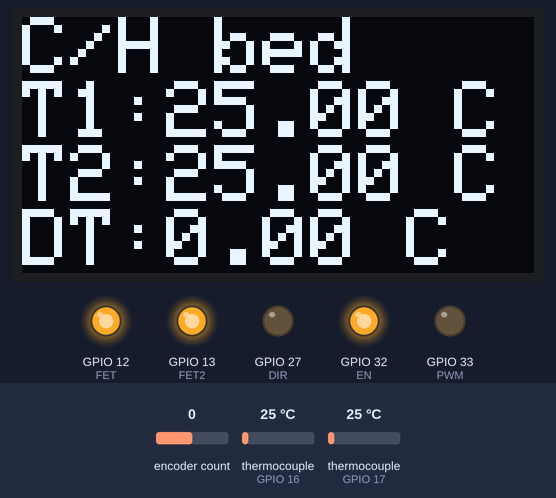
A sketch run on a simulated ESP32. On the bench: 128×64 one-colour display, output pins drawn as LEDs (lit = HIGH). The inputs (shaded band) are chosen by the test bench; at power-on: encoder count 0, thermocouple (sensors on GPIO 16, GPIO 17) 25 °C. What the sketch prints to the serial monitor is not drawn.

Above: at 4.2 s.
4.3 s: encoder count set to 1
At 5.0 s:
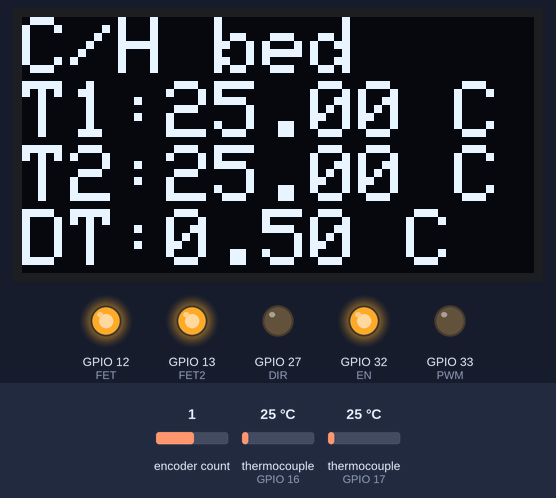
5.8 s: thermocouple (sensor on GPIO 16) set to 6 °C
At 6.6 s:
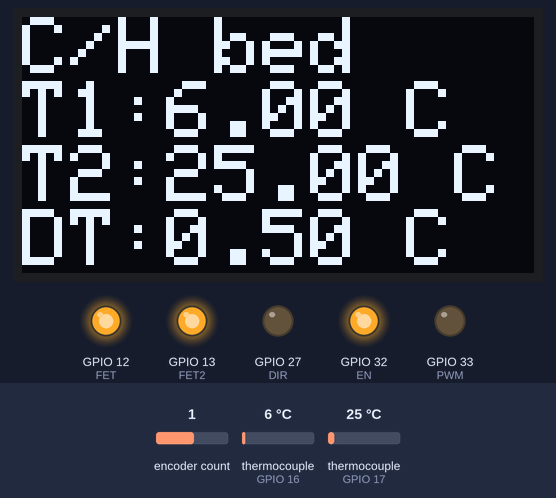
7.3 s: thermocouple (sensor on GPIO 17) set to 6 °C
At 8.1 s:
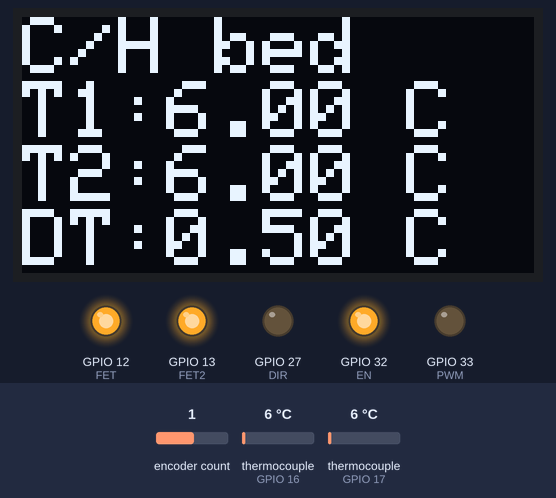
8.8 s: encoder count set to 2
At 9.5 s:
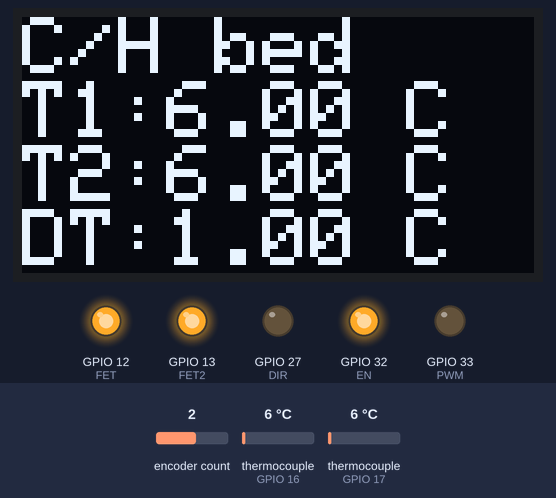
10.3 s: thermocouple (sensor on GPIO 16) set to 75 °C
At 10.9 s:
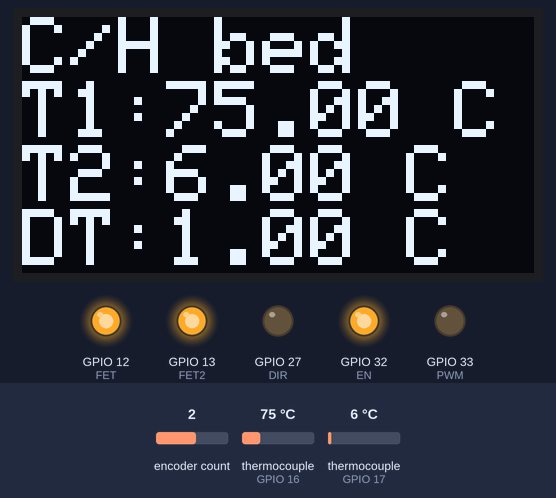
11.8 s: thermocouple (sensor on GPIO 17) set to 75 °C
At 12.5 s:
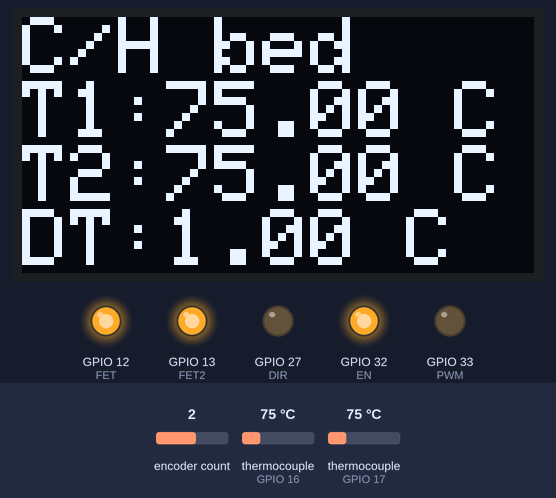
Timing chart, 0 to 14.3 s (numbered marks = the images above; inputs shaded):
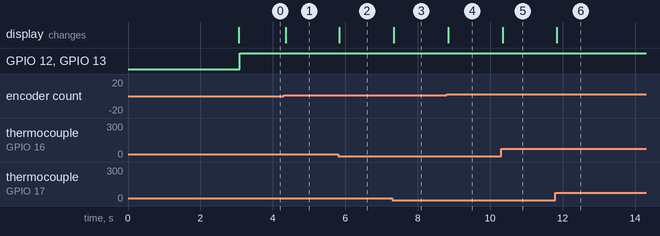

The sketch:

Cold_bed_2.ino
```cpp
#include <Arduino.h>
#include <analogWrite.h>
#include <SPI.h>
#include "Adafruit_MAX31855.h"
#include <Encoder.h>
#include <Wire.h>
#include <Adafruit_GFX.h>
#include <Adafruit_SSD1306.h>


//Encoder and encoder switch variables

Encoder knob(34, 35);
const int encoder_SW = 14;

//OLED display

#define SCREEN_WIDTH 128 // OLED display width, in pixels
#define SCREEN_HEIGHT 64 // OLED display height, in pixels

// Declaration for an SSD1306 display connected to I2C (SDA, SCL pins)
#define OLED_RESET     -1 // Reset pin # (or -1 if sharing Arduino reset pin)

Adafruit_SSD1306 display(SCREEN_WIDTH, SCREEN_HEIGHT, &Wire, OLED_RESET);

// Creating a thermocouple instance with software SPI on any three
// digital IO pins.
#define MAXDO   19
#define MAXCS  16 // CS pin Thermocouple 1
#define MAXCLK  5
#define MAXCS2  17 // CS pin Thermocouple 2

// initialize the Thermocouple 1
Adafruit_MAX31855 thermocouple(MAXCLK, MAXCS, MAXDO);

// initialize the Thermocouple 2
Adafruit_MAX31855 thermocouple2(MAXCLK, MAXCS2, MAXDO);

// L9958XP driver pins
int DIR = 27;
int PWM = 33;
//int DI = 15; // Disable pin connected to GND
int EN = 32;

//Temperaure variables
double c;
double c2;
double old_c2;
double nan_c2;

double sp;

int FET = 12;
int FET2 = 13;


void setup()
{
  ledcSetup(PWM, 5, 8);

  pinMode(DIR, OUTPUT);
  pinMode(PWM, OUTPUT);
  //pinMode(DI, OUTPUT);
  pinMode(EN, OUTPUT);

  digitalWrite(EN, HIGH);
  //digitalWrite(DI, LOW);

  pinMode(FET, OUTPUT);
  pinMode(FET2, OUTPUT);

  digitalWrite(FET, LOW);
  digitalWrite(FET2, LOW);

  pinMode(encoder_SW, INPUT_PULLUP);

  Serial.begin(56000);

    Serial.print("Initializing sensor...");
  if (!thermocouple.begin()) {
    Serial.println("ERROR.");
    while (1) delay(10);
  }


    Serial.print("Initializing sensor 2...");
  if (!thermocouple2.begin()) {
    Serial.println("ERROR.");
    while (1) delay(10);
  }
  Serial.println("DONE.");
  Serial.println("CLEARDATA");

  display.begin(SSD1306_SWITCHCAPVCC, 0x3C);
  delay(1000);
  display.clearDisplay();

  delay(2000);
}

void loop()
{

  sp = knob.read()*0.125;
  c = thermocouple.readCelsius();
  c2 = thermocouple2.readCelsius();
  if (isnan(c2))
    {
        return;
    }
  else
  {
    OLED_display();
  //  Serial.print("DATA,TIME,");
  //  Serial.print(millis());
  //  Serial.print(",");
    //Serial.println(c2);
  }

  while(sp <= c2 && sp < 19) // while the temperature is higher than the setpoint Heat extraction ON and Peltier ON
  {
      sp = knob.read()*0.125;
      c = thermocouple.readCelsius();
      c2 = thermocouple2.readCelsius();
      OLED_display();
      cool();
//      Serial.print("DATA,TIME,");
//      Serial.print(millis());
//      Serial.print(",");
      //Serial.println(c2);
  }

  while(sp > c2 && sp < 19) // while the temperature is lower than the setpoint Heat extraction ON and Peltier OFF
  {
      sp = knob.read()*0.125;
      c = thermocouple.readCelsius();
      c2 = thermocouple2.readCelsius();
      OLED_display();
      stop_cooling();
//      Serial.print("DATA,TIME,");
//      Serial.print(millis());
//      Serial.print(",");
      //Serial.println(c2);
  }

  while(sp <= c2 && sp >= 19) // while the temperature is lower than the setpoint Heat extraction OFF and Peltier OFF
  {
      sp = knob.read()*0.125;
      c = thermocouple.readCelsius();
      c2 = thermocouple2.readCelsius();
      if (isnan(c2))
      {
        return;
      }
      else
      {
      OLED_display();
      stop_heating();
//      Serial.print("DATA,TIME,");
//      Serial.print(millis());
//      Serial.print(",");
      //Serial.println(c2);
      }
  }

  while(sp > c2 && sp >= 19) // while the temperature is lower than the setpoint Heat extraction OFF and Peltier ON (Low PWM value)
  {
      sp = knob.read()*0.125;
      c = thermocouple.readCelsius();
      c2 = thermocouple2.readCelsius();
      if (isnan(c2))
      {
        return;
      }
      else
      {
        OLED_display();
        heat(24);//23-25 is the safe zone
  //      Serial.print("DATA,TIME,");
  //      Serial.print(millis());
  //      Serial.print(",");
        //Serial.println(c2);
      }
  }


}

void OLED_display()
{
    display.clearDisplay();
    display.setTextColor(WHITE);        // Draw white text
    display.setCursor(0, 0);
    display.setTextSize(2);
    display.print(F("C/H bed"));
    display.setTextSize(2);
    display.println();
//    display.println();
    display.print(F("T1:"));
//    display.println();
    display.setTextSize(2);
    display.print(c);
    display.setTextSize(2);
    display.println  (F(" C"));
//    display.println();
    display.print(F("T2:"));
//    display.println();
    display.setTextSize(2);
    display.print(c2);
    display.setTextSize(2);
    display.println(F(" C"));
    display.print(F("DT:"));
    display.print(sp);
    display.println(F(" C"));
    //display.print(digitalRead(encoder_SW));
    display.display();
}

void cool()
{
    analogWrite(FET, 255);
    digitalWrite(FET2, HIGH);
}

void heat(int k)
{
  analogWrite(FET, k);
  digitalWrite(FET2, LOW);
}

void stop_cooling()
{
    analogWrite(FET, 0);
    digitalWrite(FET2, HIGH);
}

void stop_heating()
{
    analogWrite(FET, 0);
    digitalWrite(FET2, LOW);
}
```

Measured:
- after the input at 4.3 s, the display: changes after 0.05 s (image 1)
- after the input at 5.8 s, the display: changes at once (image 2)
- after the input at 7.3 s, the display: changes at once (image 3)
- after the input at 8.8 s, the display: changes at once (image 4)
- after the input at 10.3 s, the display: changes after 0.05 s (image 5)
- after the input at 11.8 s, the display: changes at once (image 6)
